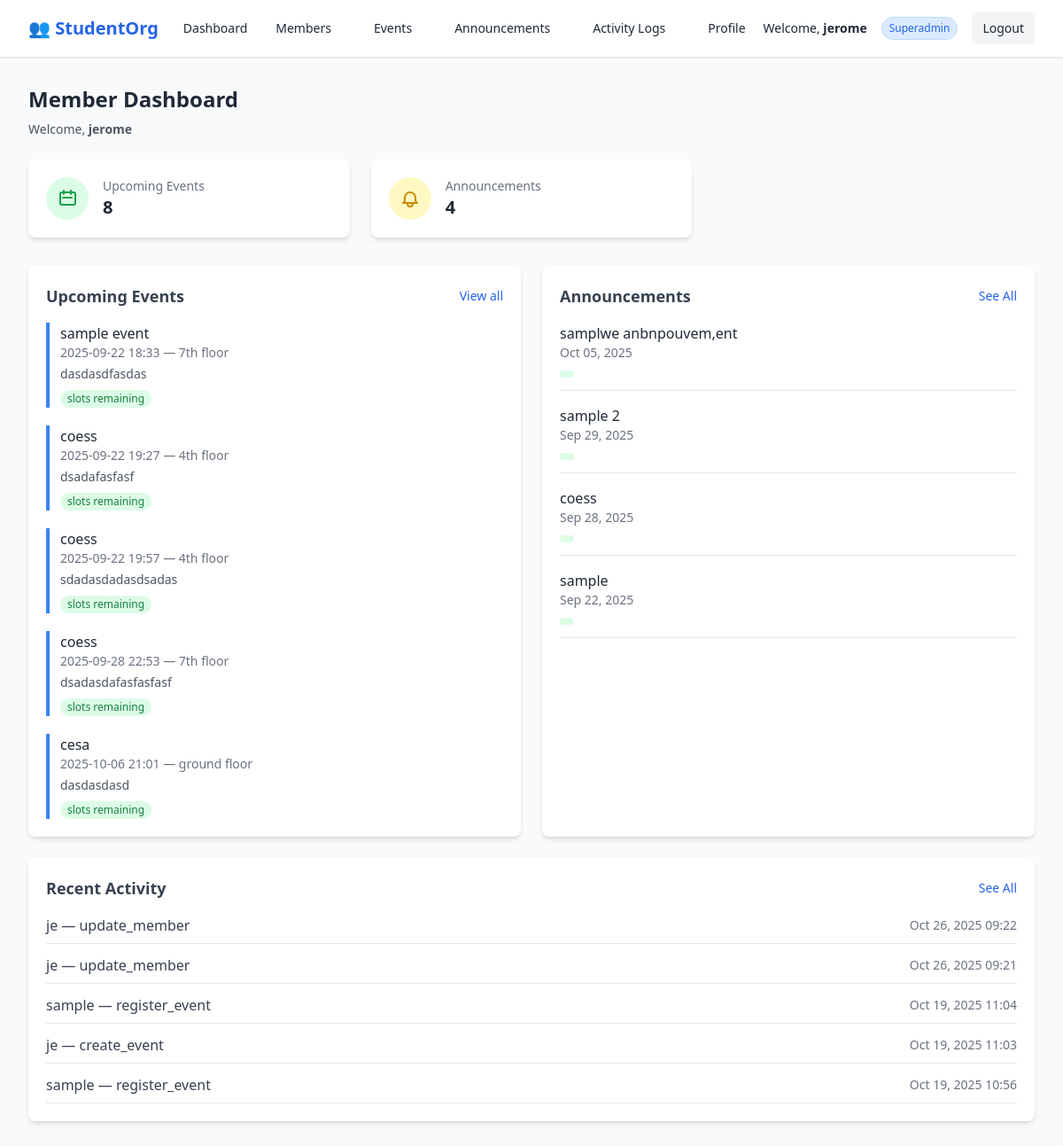
The app's page /dashboard/member/ (signed in), older data.
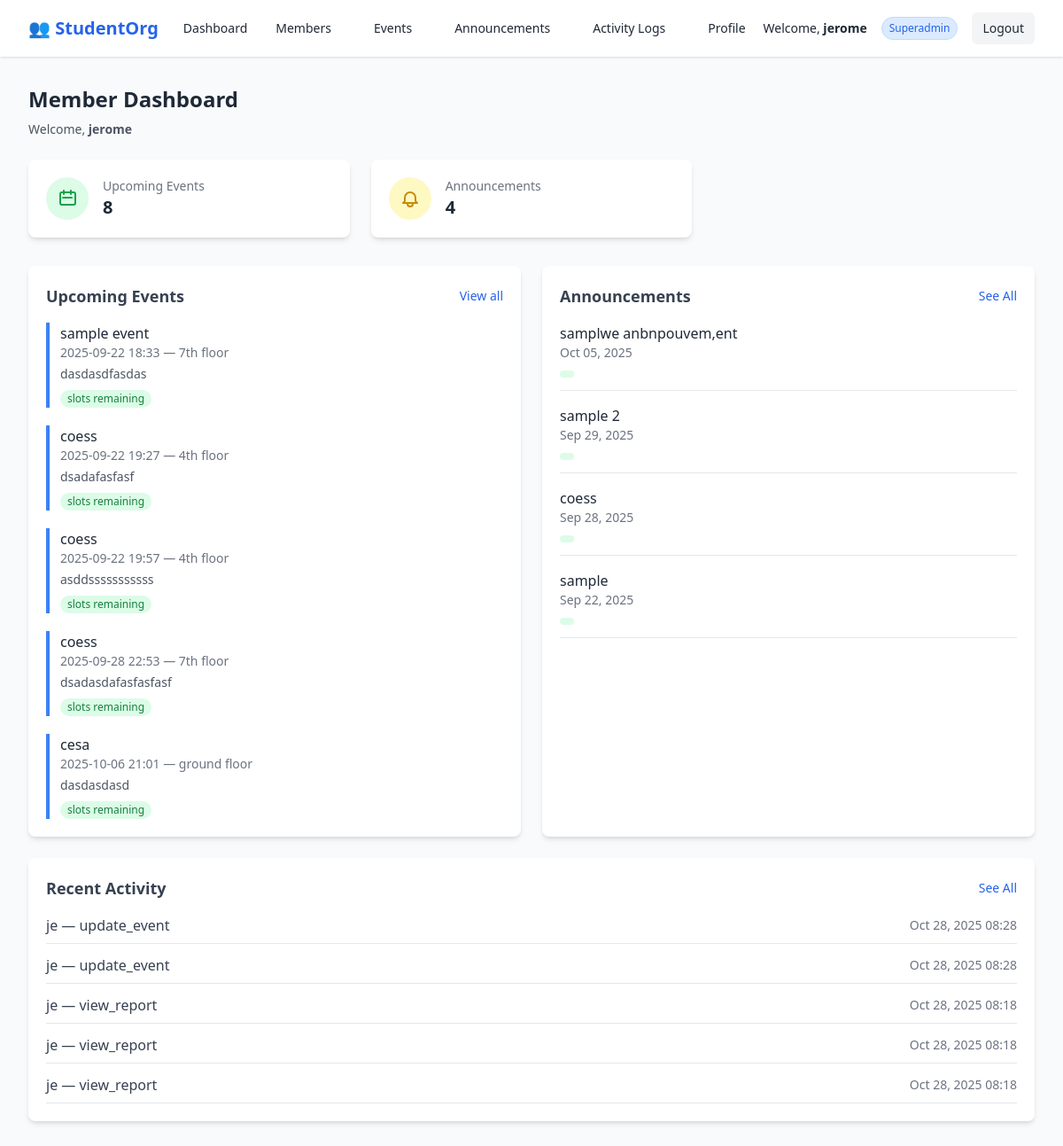
The same page, newer data.
### accounts/models.py (models this page shows, shortened)
class Event(models.Model):
    title = models.CharField(max_length=200)
    start_datetime = models.DateTimeField(default=timezone.now)
    end_datetime = models.DateTimeField(default=timezone.now)
    location = models.CharField(max_length=255, default="TBA")
    max_slots = models.PositiveIntegerField(default=200)
    description = models.TextField(blank=True, null=True)

class Announcement(models.Model):
    title = models.CharField(max_length=255)
    content = models.TextField()
    created_at = models.DateTimeField(auto_now_add=True)
    author = models.ForeignKey(User, on_delete=models.CASCADE)

class AuditLog(models.Model):
    user = models.ForeignKey(settings.AUTH_USER_MODEL, on_delete=models.SET_NULL, null=True, blank=True)
    action = models.CharField(max_length=255)
    target = models.CharField(max_length=255, null=True, blank=True)
    timestamp = models.DateTimeField(auto_now_add=True)

### accounts/views.py (the view)
# urls.py: path('dashboard/member/', views.member_dashboard, name="member_dashboard"),
@login_required
def member_dashboard(request):
    total_events = Event.objects.count()
    total_announcements = Announcement.objects.count()
    events = Event.objects.order_by('start_datetime')[:5]
    announcements = Announcement.objects.order_by('-created_at')[:5]
    logs = AuditLog.objects.order_by('-timestamp')[:5]
    return render(request, "accounts/member_dashboard.html", {
        'total_events': total_events,
        'total_announcements': total_announcements,
        'events': events,
        'announcements': announcements,
        'logs': logs,
    })

### accounts/templates/accounts/member_dashboard.html (shortened to what the changed rows need)
{% extends "accounts/base.html" %}
{% block content %}
<div class="max-w-7xl mx-auto px-4 sm:px-6 lg:px-8 py-8">
  <div class="text-center md:text-left mb-6">
    <h1 class="text-2xl font-bold text-gray-800 mb-2">Member Dashboard</h1>
  </div>
  <div class="grid grid-cols-1 lg:grid-cols-2 gap-6">
    <div class="bg-white shadow-md rounded-lg p-5">
      <div class="flex items-center justify-between mb-4">
        <h2 class="text-lg font-semibold text-gray-700">Upcoming Events</h2>
      </div>
      {% if events %}
        <div class="space-y-5">
          {% for event in events|slice:":5" %}
            <div class="border-l-4 border-blue-500 pl-3">
              <a href="{% url 'accounts:event_edit' event.id %}"
                 class="font-medium text-gray-800 hover:underline block">
                {{ event.title }}
              </a>
              <p class="text-sm text-gray-500">
                {{ event.start_datetime|date:"Y-m-d H:i" }} — {{ event.location|default:"TBA" }}
              </p>
              {% if event.description %}
                <p class="text-sm text-gray-600 mt-1">
                  {{ event.description|truncatewords:15 }}
                </p>
              {% endif %}
              {% if event.max_slots %}
                <span class="inline-block mt-2 text-xs bg-green-100 text-green-700 px-2 py-0.5 rounded-full">
                  {{ event.remaining }} slots remaining
                </span>
              {% endif %}
            </div>
          {% endfor %}
        </div>
      {% else %}
        <p class="text-gray-500 text-sm">No upcoming events available.</p>
      {% endif %}
    </div>
    <div class="bg-white shadow-md rounded-lg p-5">
      <div class="flex items-center justify-between mb-4">
        <h2 class="text-lg font-semibold text-gray-700">Announcements</h2>
      </div>
      {% if announcements %}
        <ul class="space-y-4">
          {% for ann in announcements %}
            <li class="border-b pb-2">
              <p class="font-medium text-gray-800">{{ ann.title }}</p>
              <p class="text-sm text-gray-500">{{ ann.created_at|date:"M d, Y" }}</p>
              <span class="inline-block mt-1 px-2 py-1 text-xs rounded-full
                {% if ann.priority == 'High' %}bg-red-100 text-red-600
                {% elif ann.priority == 'Medium' %}bg-yellow-100 text-yellow-600
                {% else %}bg-green-100 text-green-600{% endif %}">
              </span>
            </li>
          {% endfor %}
        </ul>
      {% else %}
        <p class="text-gray-500 text-sm">No announcements available.</p>
      {% endif %}
    </div>
  </div>
  <div class="bg-white shadow-md rounded-lg p-5 mt-6">
    <div class="flex items-center justify-between mb-4">
      <h2 class="text-lg font-semibold text-gray-700">Recent Activity</h2>
    </div>
    {% if logs %}
      <ul class="space-y-3">
        {% for log in logs %}
          <li class="flex flex-col sm:flex-row sm:justify-between sm:items-center border-b pb-2">
            <span class="text-gray-700 text-sm sm:text-base">{{ log.user }} — {{ log.action }}</span>
            <span class="text-xs sm:text-sm text-gray-500 mt-1 sm:mt-0">
              {{ log.timestamp|date:"M d, Y H:i" }}
            </span>
          </li>
        {% endfor %}
      </ul>
    {% else %}
      <p class="text-gray-500 text-sm">No activity logs available.</p>
    {% endif %}
  </div>
</div>
{% endblock %}

Row changes from the older to the newer data that the page shows:
no longer on this page (row unchanged): AuditLog: user "je", action "update_member", timestamp "Oct 26, 2025 09:22"
no longer on this page (row unchanged): AuditLog: user "je", action "update_member", timestamp "Oct 26, 2025 09:21"
no longer on this page (row unchanged): AuditLog: user "sample", action "register_event", timestamp "Oct 19, 2025 11:04"
no longer on this page (row unchanged): AuditLog: user "je", action "create_event", timestamp "Oct 19, 2025 11:03"
no longer on this page (row unchanged): AuditLog: user "sample", action "register_event", timestamp "Oct 19, 2025 10:56"
changed Event: description "sdadasdadasdsadas" → "asddsssssssssss"
added AuditLog: user "je", action "update_event", timestamp "Oct 28, 2025 08:28"
added AuditLog: user "je", action "update_event", timestamp "Oct 28, 2025 08:28"
added AuditLog: user "je", action "view_report", timestamp "Oct 28, 2025 08:18"
added AuditLog: user "je", action "view_report", timestamp "Oct 28, 2025 08:18"
added AuditLog: user "je", action "view_report", timestamp "Oct 28, 2025 08:18"
